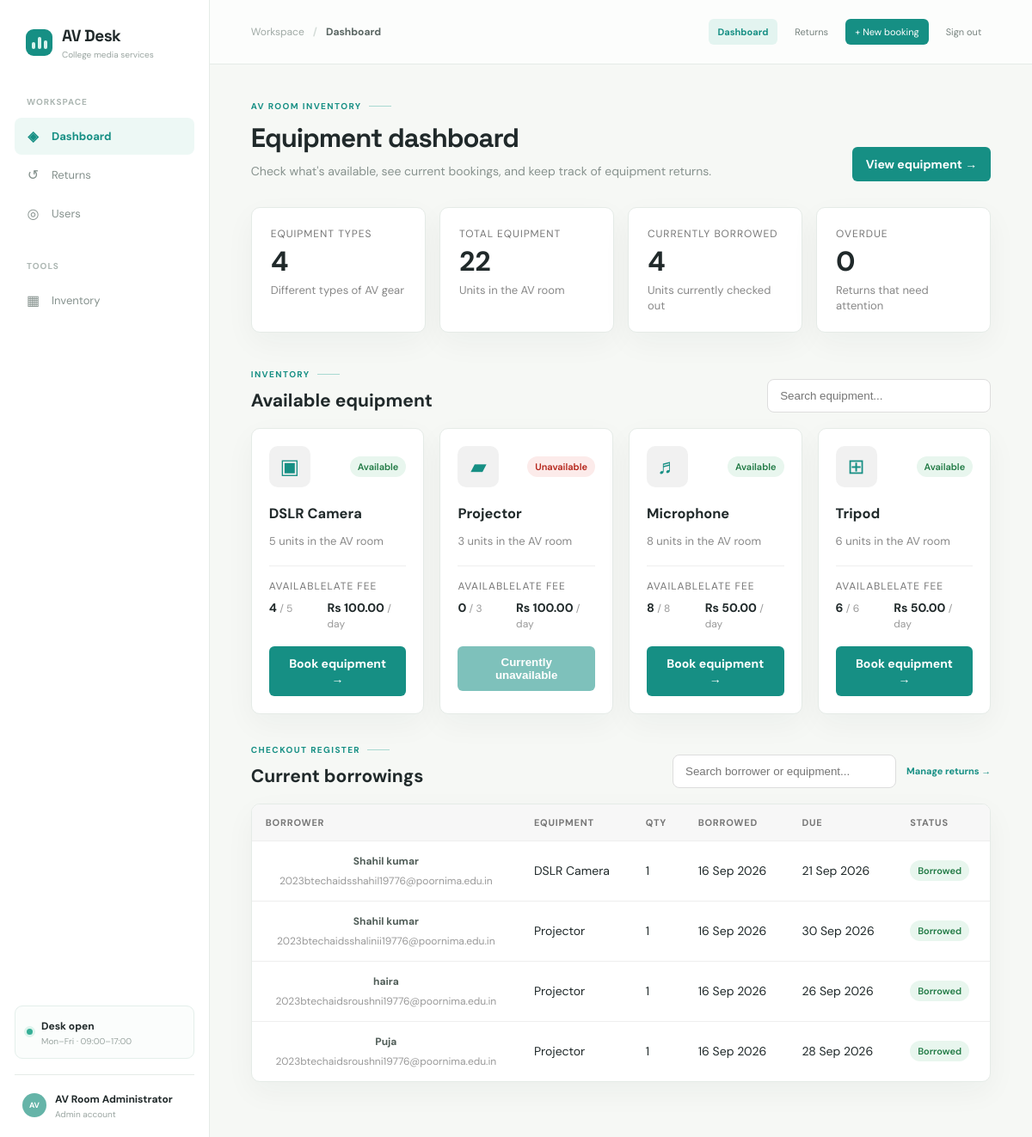
Screenshot of / (signed in) with the database file from the repository.
### app.py (models this page shows)
class User(db.Model):
    id = db.Column(db.Integer, primary_key=True)
    name = db.Column(db.String(100), nullable=False)
    email = db.Column(db.String(100), unique=True, nullable=False)
    password_hash = db.Column(db.String(255), nullable=False)
    role = db.Column(db.String(20), nullable=False, default="student")

class Equipment(db.Model):
    id = db.Column(db.Integer, primary_key=True)
    name = db.Column(db.String(100), nullable=False)
    total_quantity = db.Column(db.Integer, nullable=False)
    available_quantity = db.Column(db.Integer, nullable=False)
    daily_late_fee = db.Column(db.Float, default=LATE_FEE_PER_DAY)

class Booking(db.Model):
    id = db.Column(db.Integer, primary_key=True)
    student_name = db.Column(db.String(100), nullable=False)
    email = db.Column(db.String(100))
    equipment_id = db.Column(db.Integer, nullable=False)
    quantity = db.Column(db.Integer, nullable=False)
    borrow_date = db.Column(db.Date, nullable=False)
    due_date = db.Column(db.Date, nullable=False)
    deposit = db.Column(db.Float, default=0)
    return_date = db.Column(db.Date)
    late_fee = db.Column(db.Float, default=0)
    refund = db.Column(db.Float, default=0)
    status = db.Column(db.String(20), default="Borrowed")

### app.py (the view)
@app.route("/")
@login_required
def index():
    equipment = Equipment.query.all()
    bookings = Booking.query.filter_by(status="Borrowed").all()
    overdue = [
        b for b in bookings
        if b.due_date < date.today()
    ]
    return render_template(
        "index.html",
        equipment=equipment,
        bookings=bookings,
        overdue=overdue,
        current_date=date.today()
    )

### app.py (called while the page is built)
def login_required(view):
    @wraps(view)
    def wrapped_view(*args, **kwargs):
        if "user_id" not in session:
            return redirect(url_for("login", next=request.path))
        return view(*args, **kwargs)
    return wrapped_view

@app.context_processor
def inject_current_user():
    user = User.query.get(session["user_id"]) if session.get("user_id") else None
    return {"current_user": user}

### templates/index.html (shortened to what this page needs)
{% extends "base.html" %}
{% block breadcrumb %}Dashboard{% endblock %}
{% block content %}
<div class="page-head">
    <div>
        <p class="eyebrow">AV room inventory</p>
        <h1>Equipment dashboard</h1>
        <p class="lede">
            Check what's available, see current bookings, and keep track of
            equipment returns.
        </p>
    </div>
    <a class="button" href="#equipment">
        View equipment →
    </a>
</div>
<div class="stats-grid">
    <div class="panel stat-card">
        <span class="stat-label">Equipment types</span>
        <strong class="stat-number">
            {{ equipment|length }}
        </strong>
        <span class="stat-description">
            Different types of AV gear
        </span>
    </div>
    <div class="panel stat-card">
        <span class="stat-label">Total equipment</span>
        <strong class="stat-number">
            {{ equipment|sum(attribute='total_quantity') }}
        </strong>
        <span class="stat-description">
            Units in the AV room
        </span>
    </div>
    <div class="panel stat-card">
        <span class="stat-label">Currently borrowed</span>
        <strong class="stat-number">
            {{ bookings|sum(attribute='quantity') }}
        </strong>
        <span class="stat-description">
            Units currently checked out
        </span>
    </div>
    <div class="panel stat-card">
        <span class="stat-label">Overdue</span>
        <strong class="stat-number {% if overdue|length > 0 %}danger{% endif %}">
            {{ overdue|length }}
        </strong>
        <span class="stat-description">
            Returns that need attention
        </span>
    </div>
</div>
<section id="equipment" class="dashboard-section">
    <div class="section-head">
        <div>
            <p class="eyebrow">Inventory</p>
            <h2>Available equipment</h2>
        </div>
        <input
            type="search"
            id="searchBox"
            class="search-input"
            placeholder="Search equipment..."
            oninput="searchEquipment()"
        >
    </div>
    <div class="equipment-grid">
        {% for item in equipment %}
        <div class="panel gear-card equipment-item">
            <div class="gear-top">
                <div class="gear-icon">
                    {% if "DSLR" in item.name %}
                        ▣
                    {% elif "Projector" in item.name %}
                        ▰
                    {% elif "Microphone" in item.name %}
                        ♬
                    {% elif "Tripod" in item.name %}
                        ⊞
                    {% else %}
                        ◇
                    {% endif %}
                </div>
                {% if item.available_quantity > 0 %}
                    <span class="status available-status">
                        Available
                    </span>
                {% else %}
                    <span class="status unavailable-status">
                        Unavailable
                    </span>
                {% endif %}
            </div>
            <h3 class="equipment-name">
                {{ item.name }}
            </h3>
            <p class="gear-description">
                {{ item.total_quantity }} units in the AV room
            </p>
            <div class="availability-row">
                <div>
                    <span class="small-label">Available</span>
                    <strong>
                        {{ item.available_quantity }}
                    </strong>
                    <span class="muted">
                        / {{ item.total_quantity }}
                    </span>
                </div>
                <div class="fee">
                    <span class="small-label">
                        Late fee
                    </span>
                    <strong>
                        Rs {{ '%.2f'|format(item.daily_late_fee) }}
                    </strong>
                    <span class="muted">
                        / day
                    </span>
                </div>
            </div>
            {% if item.available_quantity > 0 and current_user and current_user.role == 'admin' %}
                <a
                    href="{{ url_for('book', equipment_id=item.id) }}"
                    class="button full-button"
                >
                    Book equipment →
                </a>
            {% elif item.available_quantity > 0 %}
                <span class="muted">{{ item.available_quantity }} available · Admin issues equipment</span>
            {% else %}
                <button
                    class="button full-button disabled-button"
                    disabled
                >
                    Currently unavailable
                </button>
            {% endif %}
        </div>
        {% endfor %}
    </div>
</section>
<section class="dashboard-section">
    <div class="section-head">
        <div>
            <p class="eyebrow">Checkout register</p>
            <h2>Current borrowings</h2>
        </div>
        <div class="section-actions">
            <input
                type="search"
                id="borrowedSearchBox"
                class="search-input"
                placeholder="Search borrower or equipment..."
                oninput="searchBorrowings()"
            >
            {% if current_user and current_user.role == 'admin' %}
                <a href="{{ url_for('returns') }}" class="back-link">Manage returns →</a>
            {% endif %}
        </div>
    </div>
    {% if bookings %}
    <div class="panel table-panel">
        <div class="table-wrapper">
            <table class="booking-table">
                <thead>
                    <tr>
                        <th>Borrower</th>
                        <th>Equipment</th>
                        <th>Qty</th>
                        <th>Borrowed</th>
                        <th>Due</th>
                        <th>Status</th>
                    </tr>
                </thead>
                <tbody>
                    {% for booking in bookings %}
                    <tr class="borrowed-row">
                        <td>
                            <div class="borrower">
                                <strong class="borrowed-student">
                                    {{ booking.student_name }}
                                </strong>
                                <small>
                                    {{ booking.email }}
                                </small>
                            </div>
                        </td>
                        <td class="borrowed-equipment">
                            {% for item in equipment %}
                                {% if item.id == booking.equipment_id %}
                                    {{ item.name }}
                                {% endif %}
                            {% endfor %}
                        </td>
                        <td>
                            {{ booking.quantity }}
                        </td>
                        <td class="borrowed-date">
                            {{ booking.borrow_date.strftime('%d %b %Y') }}
                        </td>
                        <td>
                            {{ booking.due_date.strftime('%d %b %Y') }}
                        </td>
                        <td>
                            {% if booking.due_date < current_date %}
                                <span class="status overdue-status">
                                    Overdue
                                </span>
                            {% else %}
                                <span class="status borrowed-status">
                                    Borrowed
                                </span>
                            {% endif %}
                        </td>
                    </tr>
                    {% endfor %}
                </tbody>
            </table>
        </div>
    </div>
    {% endif %}
</section>
{% endblock %}

### templates/base.html (shortened to what this page needs)
<!doctype html>
<html lang="en">
<head>
</head>
<body>
<div class="shell">
	<aside class="rail">
		<a class="brand" href="{{ url_for('index') }}"><span class="brand-mark"><i></i><i></i><i></i></span><span><strong>AV Desk</strong><small>College media services</small></span></a>
		<div class="rail-label">Workspace</div>
		<nav class="nav" aria-label="Main navigation">
			<a href="{{ url_for('index') }}" class="{% if request.endpoint == 'index' %}active{% endif %}"><span class="nav-icon">◈</span>Dashboard</a>
            {% if current_user and current_user.role == 'admin' %}<a href="{{ url_for('returns') }}" class=""><span class="nav-icon">↺</span>Returns </a>{% endif %}
            {% if current_user and current_user.role == 'admin' %}<a href="{{ url_for('users') }}" class="{% if request.endpoint == 'users' %}active{% endif %}"><span class="nav-icon">◎</span>Users</a>{% endif %}
		</nav>
		<div class="rail-label">Tools</div>
		<nav class="nav"><a href="{{ url_for('index') }}#equipment"><span class="nav-icon">▦</span>Inventory</a></nav>
		<div class="rail-spacer"></div>
		<div class="desk-status"><span class="status-dot"></span><span><strong>Desk open</strong><small>Mon–Fri · 09:00–17:00</small></span></div>
		<div class="user"><span class="avatar">{% if current_user %}{{ current_user.name[:2]|upper }}{% else %}AV{% endif %}</span><span><strong>{% if current_user %}{{ current_user.name }}{% else %}AV Desk{% endif %}</strong><small>{% if current_user %}{{ current_user.role|capitalize }} account{% else %}Media services{% endif %}</small></span></div>
	</aside>
	<main class="workspace">
        <header class="topbar"><div class="crumb"><span>Workspace</span><b>/</b><strong>{% block breadcrumb %}AV Desk{% endblock %}</strong></div><nav class="top-links"><a href="{{ url_for('index') }}" class="{% if request.endpoint == 'index' %}current{% endif %}">Dashboard</a>{% if current_user and current_user.role == 'admin' %}<a href="{{ url_for('returns') }}" class="{% if request.endpoint == 'returns' %}current{% endif %}">Returns</a><a href="{{ url_for('index') }}#equipment" class="primary">+ New booking</a>{% endif %}{% if current_user %}<a href="{{ url_for('logout') }}">Sign out</a>{% endif %}</nav></header>
		<div class="content">
			{% block content %}{% endblock %}
		</div>
	</main>
</div>
</body>
</html>

### rows the page displays
User: name "AV", name "AV Room Administrator", role "Admin"
Equipment: shows "Available", name "DSLR Camera", total_quantity "5", available_quantity "4", daily_late_fee "100.00"
Equipment: shows "Unavailable", name "Projector", total_quantity "3", available_quantity "0", daily_late_fee "100.00", shows "Currently unavailable"
Equipment: shows "Available", name "Microphone", total_quantity "8", available_quantity "8", daily_late_fee "50.00"
Equipment: shows "Available", name "Tripod", total_quantity "6", available_quantity "6", daily_late_fee "50.00"
Booking: student_name "Shahil kumar", email "2023btechaidsshahil19776@poornima.edu.in", quantity "1", borrow_date "16 Sep 2026", due_date "21 Sep 2026", shows "Borrowed"
Booking: student_name "Shahil kumar", email "2023btechaidsshalinii19776@poornima.edu.in", quantity "1", borrow_date "16 Sep 2026", due_date "30 Sep 2026", shows "Borrowed"
Booking: student_name "haira", email "2023btechaidsroushni19776@poornima.edu.in", quantity "1", borrow_date "16 Sep 2026", due_date "26 Sep 2026", shows "Borrowed"
Booking: student_name "Puja", email "2023btechaidsroushni19776@poornima.edu.in", quantity "1", borrow_date "16 Sep 2026", due_date "28 Sep 2026", shows "Borrowed"

### other values shown
{{ equipment|length }} "4"
{{ equipment|sum(attribute='total_quantity') }} "22"
{{ bookings|sum(attribute='quantity') }} "4"
{{ overdue|length }} "0"
